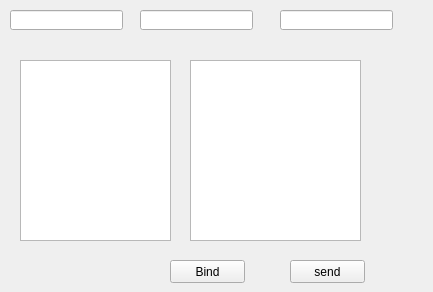
<?xml version="1.0" encoding="UTF-8"?>
<ui version="4.0">
 <class>Widget</class>
 <widget class="QWidget" name="Widget">
  <property name="geometry">
   <rect>
    <x>0</x>
    <y>0</y>
    <width>433</width>
    <height>292</height>
   </rect>
  </property>
  <property name="windowTitle">
   <string>Widget</string>
  </property>
  <widget class="QTextEdit" name="textEditRead">
   <property name="geometry">
    <rect>
     <x>20</x>
     <y>60</y>
     <width>151</width>
     <height>181</height>
    </rect>
   </property>
  </widget>
  <widget class="QTextEdit" name="textEditWrite">
   <property name="geometry">
    <rect>
     <x>190</x>
     <y>60</y>
     <width>171</width>
     <height>181</height>
    </rect>
   </property>
  </widget>
  <widget class="QPushButton" name="send">
   <property name="geometry">
    <rect>
     <x>290</x>
     <y>260</y>
     <width>75</width>
     <height>23</height>
    </rect>
   </property>
   <property name="text">
    <string>send</string>
   </property>
  </widget>
  <widget class="QPushButton" name="buttonBindOwnPortn">
   <property name="geometry">
    <rect>
     <x>170</x>
     <y>260</y>
     <width>75</width>
     <height>23</height>
    </rect>
   </property>
   <property name="text">
    <string>Bind</string>
   </property>
  </widget>
  <widget class="QLineEdit" name="lineEditOwnPort">
   <property name="geometry">
    <rect>
     <x>10</x>
     <y>10</y>
     <width>113</width>
     <height>20</height>
    </rect>
   </property>
  </widget>
  <widget class="QLineEdit" name="lineEditIP">
   <property name="geometry">
    <rect>
     <x>140</x>
     <y>10</y>
     <width>113</width>
     <height>20</height>
    </rect>
   </property>
  </widget>
  <widget class="QLineEdit" name="lineEditPeerPort">
   <property name="geometry">
    <rect>
     <x>280</x>
     <y>10</y>
     <width>113</width>
     <height>20</height>
    </rect>
   </property>
  </widget>
 </widget>
 <resources/>
 <connections/>
</ui>
